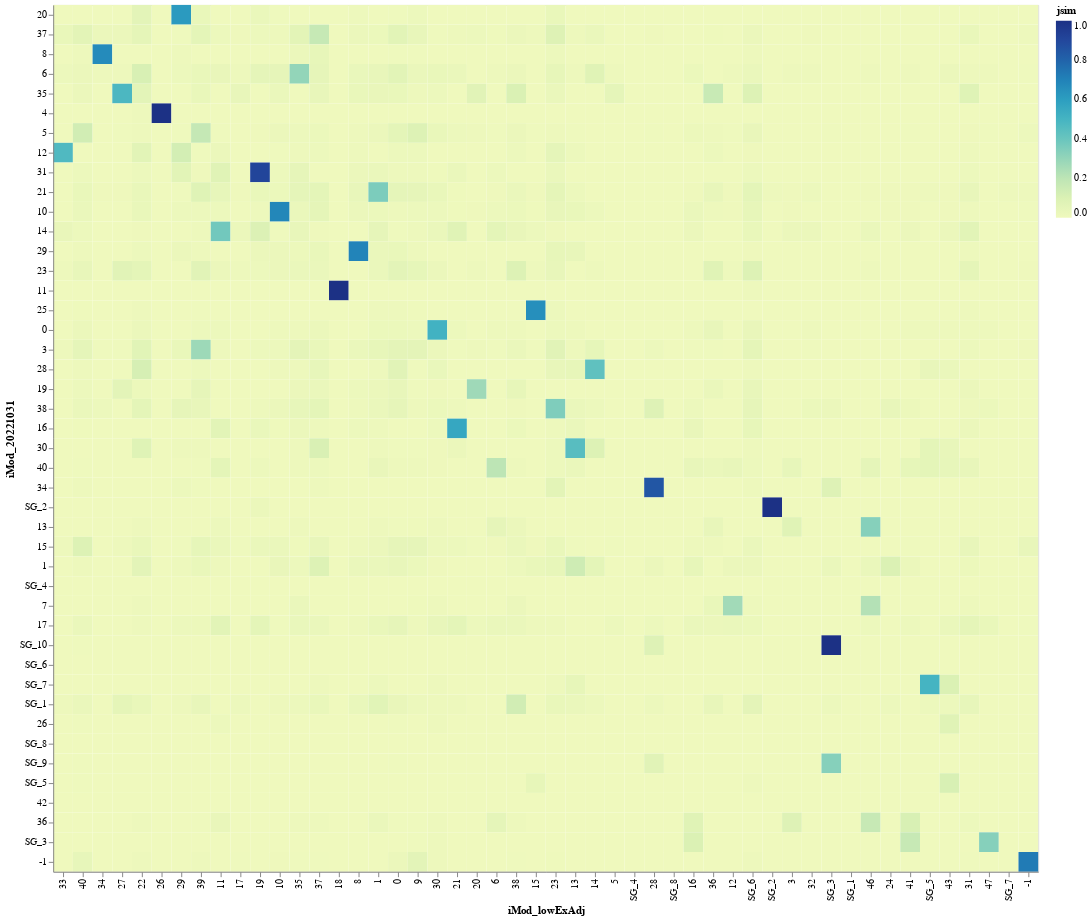

Notebook code for this chart:
### Code cell
sims_sort = sims.sort_values(["iMod_lowExAdj_exp_var",'iMod_20221031_exp_var'],ascending=[False,False])

sorted_heat_chart = alt.Chart(sims_sort).mark_rect().encode(
    x=alt.X('iMod_lowExAdj:O',sort=alt.EncodingSortField(field='iMod_lowExAdj_exp_var:O', order='descending')),
    y=alt.Y('iMod_20221031:O',sort=alt.EncodingSortField(field='iMod_20221031_exp_var:O', order='descending')),
    color='jsim:Q',
    tooltip=['iMod_20221031:O','iMod_20221031_size:Q','iMod_lowExAdj:O','iMod_lowExAdj_size:Q','jsim:Q','osim:Q']
)
sorted_heat_chart

### Figure 1 — Vega-Lite specification as saved in the notebook (floating-point values rounded to 4 significant figures; data arrays with more than 128 entries replaced by an {"elided": "..."} marker saying what was removed)
{"config": {"view": {"continuousWidth": 400, "continuousHeight": 300}}, "data": {"name": "data-60fae61743226e31ff40a4732227c772"}, "mark": "rect", "encoding": {"color": {"field": "jsim", "type": "quantitative"}, "tooltip": [{"field": "iMod_20221031", "type": "ordinal"}, {"field": "iMod_20221031_size", "type": "quantitative"}, {"field": "iMod_lowExAdj", "type": "ordinal"}, {"field": "iMod_lowExAdj_size", "type": "quantitative"}, {"field": "jsim", "type": "quantitative"}, {"field": "osim", "type": "quantitative"}], "x": {"field": "iMod_lowExAdj", "sort": {"field": "iMod_lowExAdj_exp_var:O", "order": "descending"}, "type": "ordinal"}, "y": {"field": "iMod_20221031", "sort": {"field": "iMod_20221031_exp_var:O", "order": "descending"}, "type": "ordinal"}}, "$schema": "https://vega.github.io/schema/vega-lite/v4.17.0.json", "datasets": {"data-60fae61743226e31ff40a4732227c772": {"elided": "2200 records"}}}
